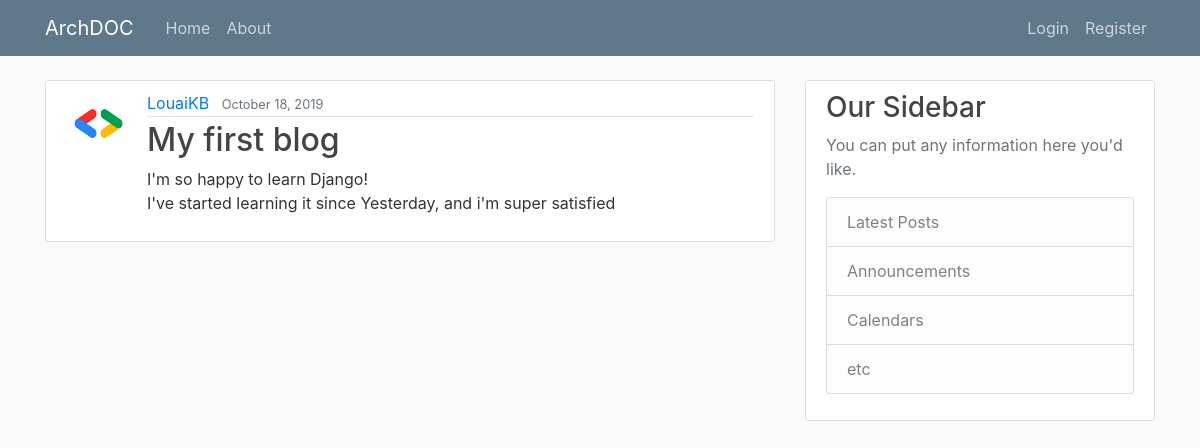
The app's page /post/1/ with its own data.
### blog/models.py (models this page shows, shortened)
class Post(models.Model):
    title = models.CharField(max_length=100)
    content = models.TextField()
    date_posted = models.DateField(default=timezone.now)
    author = models.ForeignKey(User, on_delete=models.CASCADE)

### users/models.py (models this page shows, shortened)
class Profile(models.Model):
	user = models.OneToOneField(User, on_delete=models.CASCADE)
	"""on_delete=models.CASCADE means that if the user is deleted
	his profile will be deleted also, but if we delete the profile
	the user won't be deleted """
	image = models.ImageField(default='default.jpg', upload_to='profile_pics')

### blog/views.py (the view)
# urls.py: path('post/<int:pk>/', PostDetailView.as_view(), name="post-detail"),
class PostDetailView(DetailView):
	model = Post

### blog/templates/blog/post_detail.html
{% extends "blog/base.html" %}
{% block content %}
	<article class="media content-section">
	  <img class="rounded-circle article-img" src="{{ object.author.profile.image.url }}">
	  <div class="media-body">
	    <div class="article-metadata">
	      <a class="mr-2" href="#">{{ object.author }}</a>
	      <small class="text-muted">{{ object.date_posted|date:"F d, Y" }}</small>
	    </div>
	    <h2 class="article-title">{{ object.title }}</h2>
	    <p class="article-content">{{ object.content }}</p>
	  </div>
	</article>
{% endblock content %}

### blog/static/blog/main.css (style rules this page uses)
body { background: #fafafa; color: #333333; margin-top: 5rem; }
h1, h2, h3, h4, h5, h6 { color: #444444; }
.content-section { background: #ffffff; padding: 10px 20px; border: 1px solid #dddddd; border-radius: 3px; margin-bottom: 20px; }
.article-title { color: #444444; }
.article-content { white-space: pre-line; }
.article-img { height: 65px; width: 65px; margin-right: 16px; }
.article-metadata { padding-bottom: 1px; margin-bottom: 4px; border-bottom: 1px solid #e3e3e3 }

### records on screen
Post: author.profile.image (picture), author "LouaiKB", date_posted "October 18, 2019", title "My first blog", content "I'm so happy to learn Django! I've started learning it since Yesterday, and i'm super satisfied"
